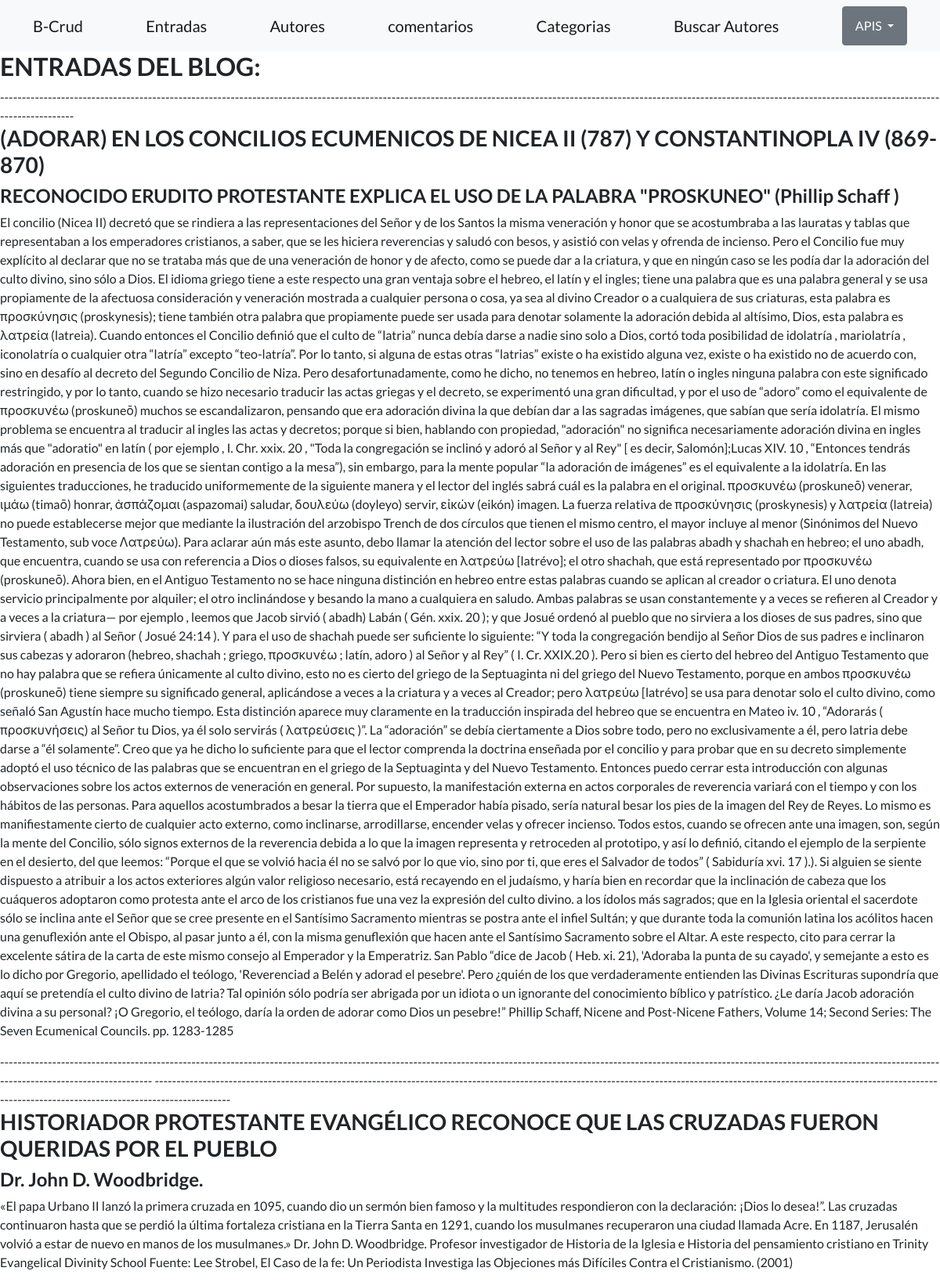
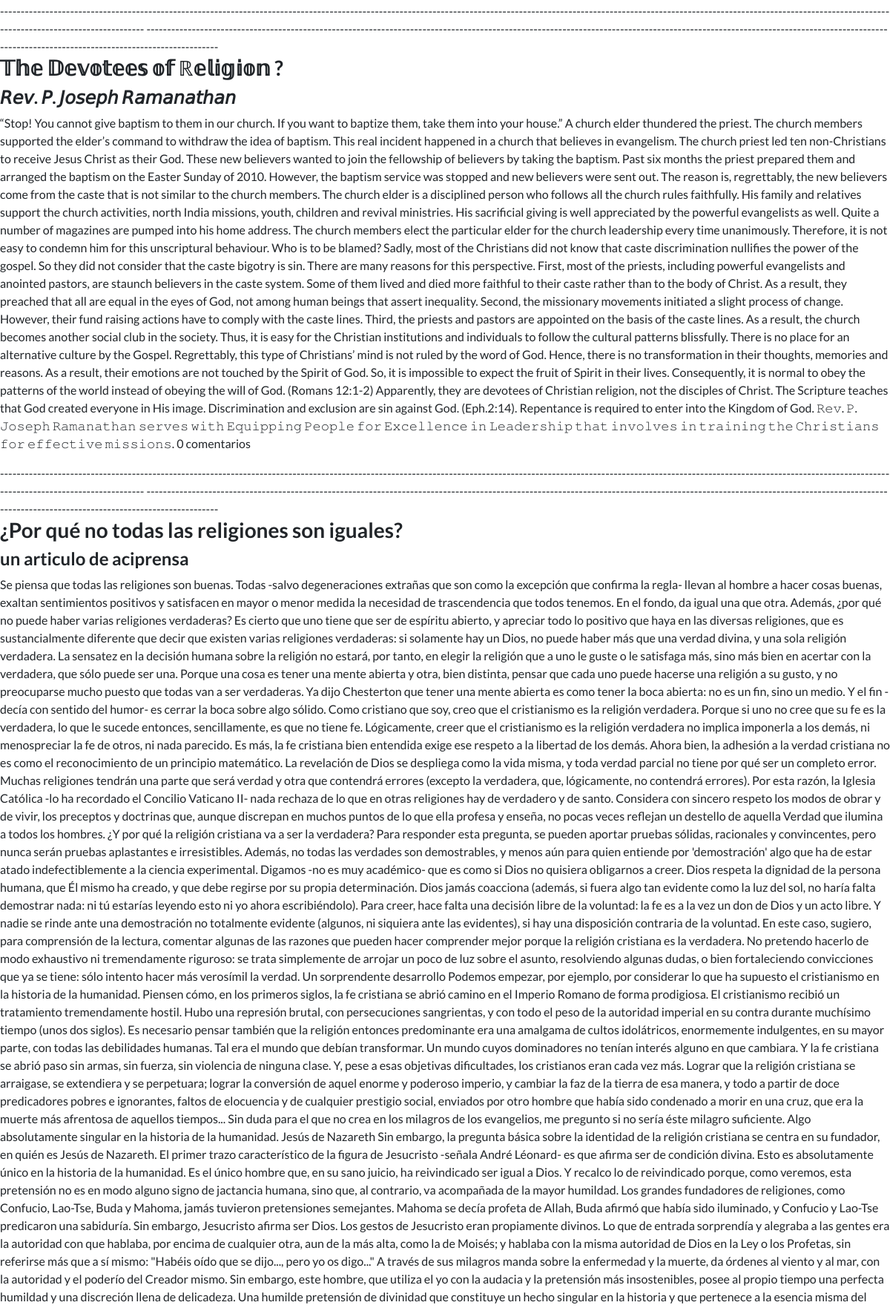
Screenshot of /bcrud/inicio/ (upper part) with the database file from the repository (2 pictures, top to bottom).
### bcrud/models.py (models this page shows)
class Entrada(models.Model):
    titulo=models.CharField(max_length=100)
    subtitulo=models.CharField(max_length=200)
    texto=models.CharField(max_length=20000)

### bcrud/views.py (the view)
# urls.py: path("inicio/",views.inicio,name='inicio'),
def inicio(request):
  entradas = Entrada.objects.all()
  return render(request, "bcrud/inicio.html",{"entradas":entradas})

### bcrud/templates/bcrud/inicio.html
{% extends "bcrud/padre.html" %}
{% load static %}
{% block contenidoQueCambia %}
<H2>ENTRADAS DEL BLOG:</H2>
    {%for item in entradas%}
    -----------------------------------------------------------------------------------------------------------------------------------------------------------------------------------------------------------------------------------------
    <H3>{{item.titulo}}</H3>
    <H4>{{item.subtitulo}}</H4>
    <p>{{item.texto}}</p>
    -----------------------------------------------------------------------------------------------------------------------------------------------------------------------------------------------------------------------------------------------------------
    {%endfor%}
{% endblock %}

### rows the page displays
Entrada: titulo "(ADORAR) EN LOS CONCILIOS ECUMENICOS DE NICEA II (787) Y CONSTANTINOPLA IV (869-870)", subtitulo "RECONOCIDO ERUDITO PROTESTANTE EXPLICA EL USO DE LA PALABRA \"PROSKUNEO\" (Phillip Schaff )", texto "El concilio (Nicea II) decretó que se rindiera a las representaciones del Señor y de los Santos la misma veneración y honor que se acostumbraba a las lauratas y tablas que representaban a los emperadores cristianos, a saber, que se les hiciera reverencias y saludó con besos, y asistió con velas y ofrenda de incienso. Pero el Concilio fue muy explícito al declarar que no se trataba más que de una veneración de honor y de afecto, como se puede dar a la criatura, y que en ningún caso se les podía dar la adoración del culto divino, sino sólo a Dios. El idioma griego tiene a este respecto una gran ventaja sobre el hebreo, el latín y el ingles; tiene una palabra que es una palabra general y se…"
Entrada: titulo "HISTORIADOR PROTESTANTE EVANGÉLICO RECONOCE QUE LAS CRUZADAS FUERON QUERIDAS POR EL PUEBLO", subtitulo "Dr. John D. Woodbridge.", texto "«El papa Urbano II lanzó la primera cruzada en 1095, cuando dio un sermón bien famoso y la multitudes respondieron con la declaración: ¡Dios lo desea!”. Las cruzadas continuaron hasta que se perdió la última fortaleza cristiana en la Tierra Santa en 1291, cuando los musulmanes recuperaron una ciudad llamada Acre. En 1187, Jerusalén volvió a estar de nuevo en manos de los musulmanes.» Dr. John D. Woodbridge. Profesor investigador de Historia de la Iglesia e Historia del pensamiento cristiano en Trinity Evangelical Divinity School Fuente: Lee Strobel, El Caso de la fe: Un Periodista Investiga las Objeciones más Difíciles Contra el Cristianismo. (2001)"
Entrada: titulo "𝕋𝕙𝕖 𝔻𝕖𝕧𝕠𝕥𝕖𝕖𝕤 𝕠𝕗 ℝ𝕖𝕝𝕚𝕘𝕚𝕠𝕟 ?", subtitulo "𝘙𝘦𝘷. 𝘗. 𝘑𝘰𝘴𝘦𝘱𝘩 𝘙𝘢𝘮𝘢𝘯𝘢𝘵𝘩𝘢𝘯", texto "“Stop! You cannot give baptism to them in our church. If you want to baptize them, take them into your house.” A church elder thundered the priest. The church members supported the elder’s command to withdraw the idea of baptism. This real incident happened in a church that believes in evangelism. The church priest led ten non-Christians to receive Jesus Christ as their God. These new believers wanted to join the fellowship of believers by taking the baptism. Past six months the priest prepared them and arranged the baptism on the Easter Sunday of 2010. However, the baptism service was stopped and new believers were sent out. The reason is, regrettably, the new believers come from the caste…"
Entrada: titulo "¿Por qué no todas las religiones son iguales?", subtitulo "un articulo de aciprensa"
